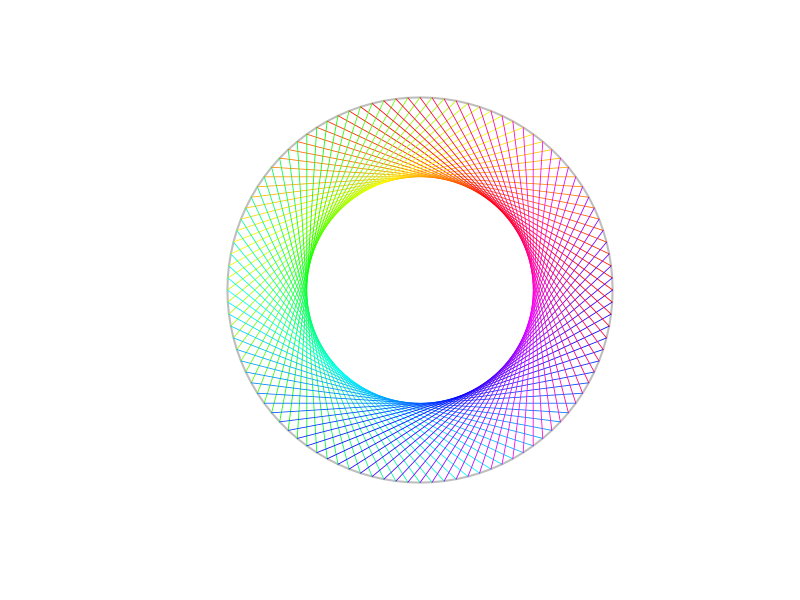

This figure's R source:
library(plotrix)

# This number can be changed from 1 to 99
jump = 30

plot(-2:2, -2:2, type  = "n", axes = F, xlab = NA, ylab = NA, asp = 1)
myCircle = draw.circle(0, 0, 2, border = "grey", lwd = 2)
myCol = rainbow(length(myCircle$x))
for (i in 1:length(myCircle$x)) {
  print(i+jump)
  if (i + jump <= length(myCircle$y)) {
    lines(x = myCircle$x[c(i, i + jump)],
          y = myCircle$y[c(i, i + jump)],
          col = myCol[i],
          lwd = 0.8)
  } else {
    lines(x = myCircle$x[c(i, i + jump - length(myCircle$y))],
          y = myCircle$y[c(i, i + jump - length(myCircle$y))],
          col = myCol[i],
          lwd = 0.8)
  }
}
